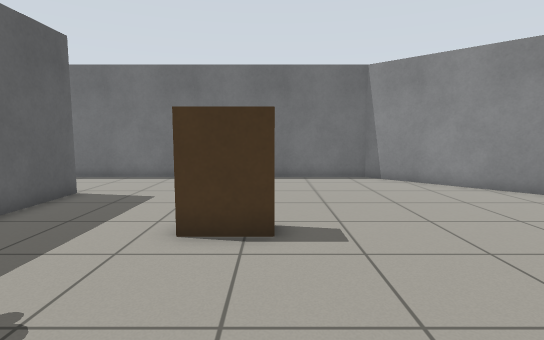
[1] (above)

19 first-person views from a walk through a world built for the Gazebo simulator. The camera is 0.94 m above the floor, tilts 6° down and sees 80° across. The floor is counted in squares, 0.5 m on a side. Each view is taken from the middle of a square. On the plan, view 1 faces up. The plan holds only what a view shows up to about 17 squares ahead; the rest is blank. Simple shapes stand in for some stock models.

[2]
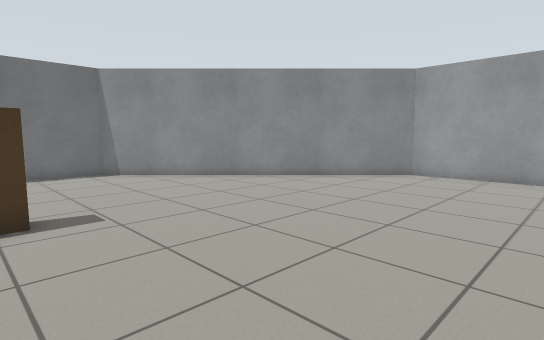

[3]
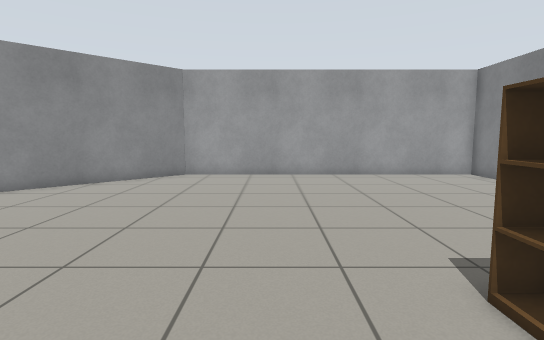

[4]
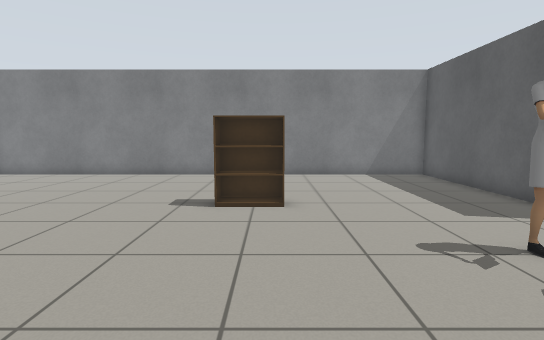

[5]
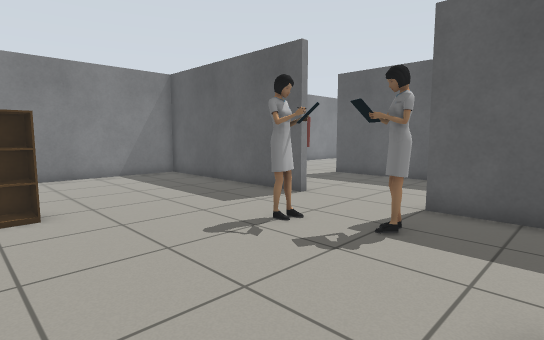

[6]
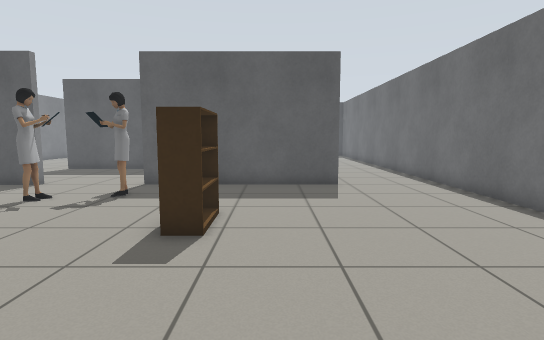

[7]
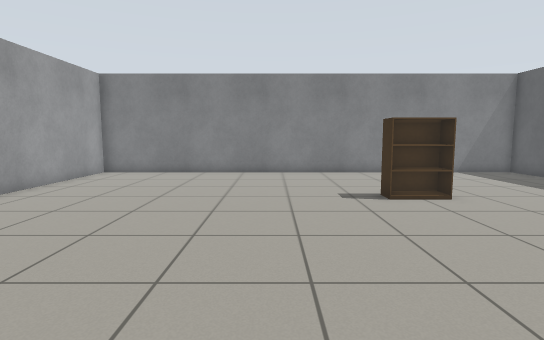

[8]
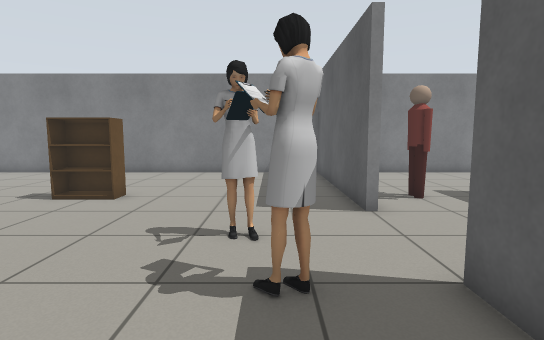

[9]
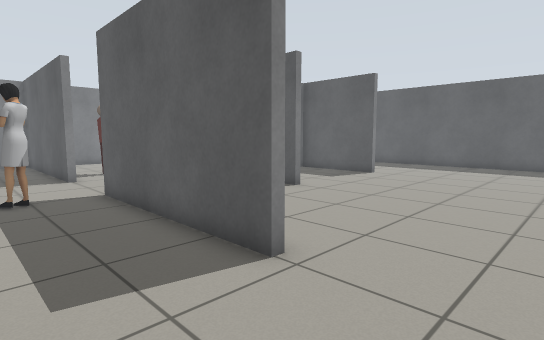

[10]
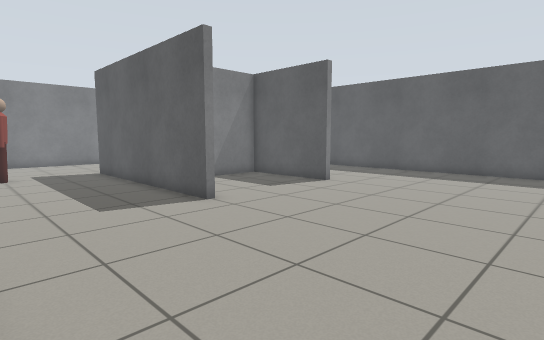

[11]
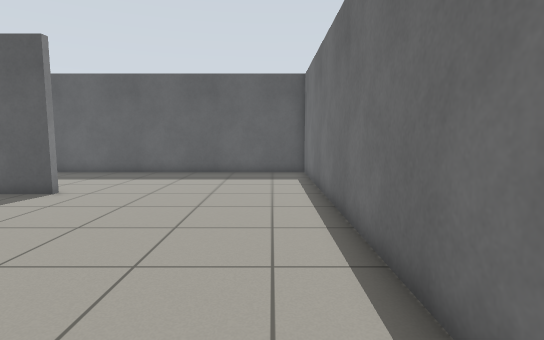

[12]
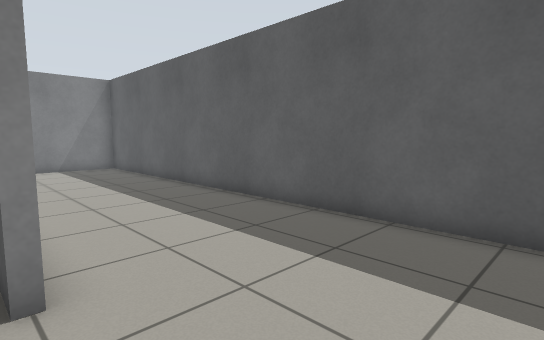

[13]
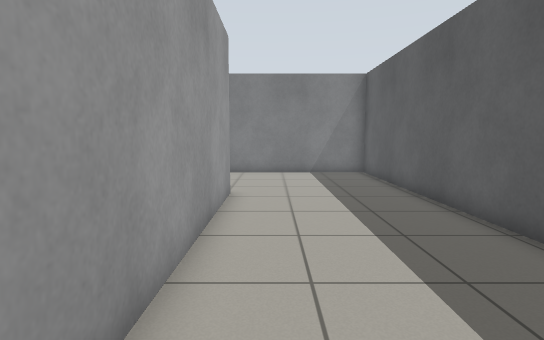

[14]
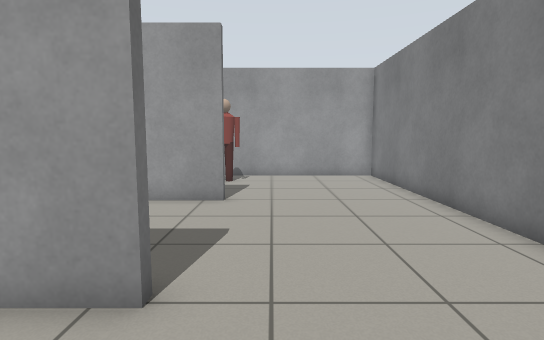

[15]
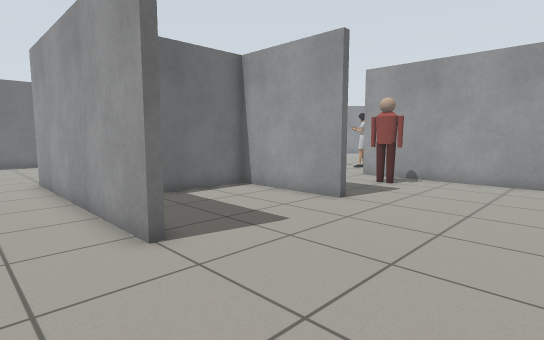

[16]
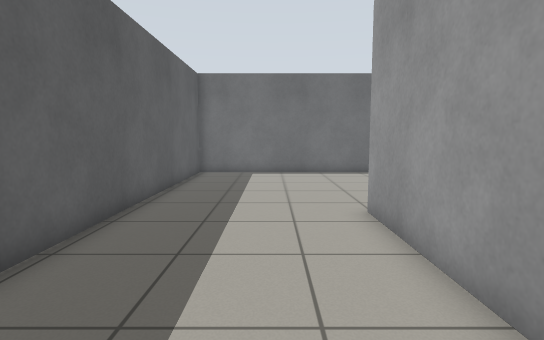

[17]
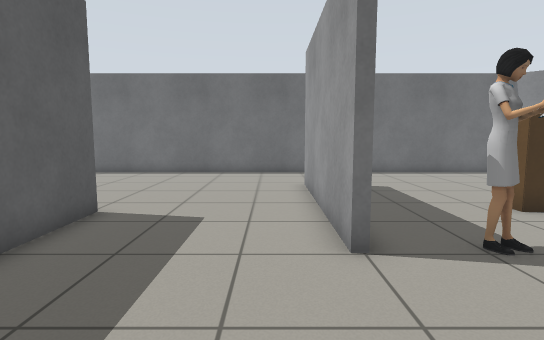

[18]
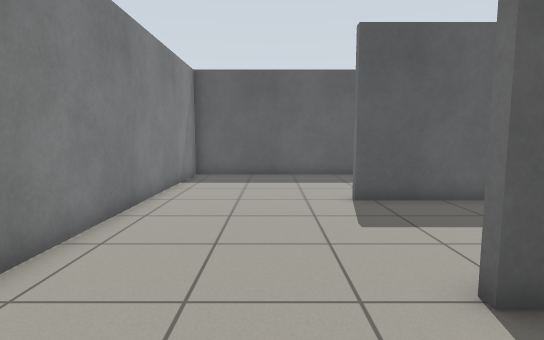

[19]
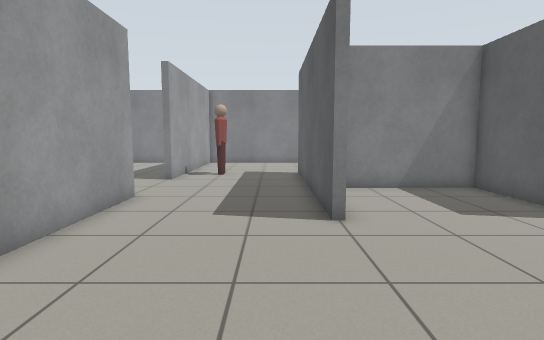

### Floor plan
Ten units are one square. View 1 is at (0, 0); x grows to the right and y downward. Boxes are objects, and circles mark ways between rooms. Rooms are numbered by the first view taken in them; rooms with no view inside come last. Other rooms are left out.
<svg viewBox="-252 -152 404 254">
<path fill="none" stroke="#000" d="M-67 10 -64 10 -64 97 147 97 147 -42 42 -147 -65 -147M-64 -106 -64 -30M-183 -3 -183 36 -186 36 -186 -59 -183 -59 -183 -13 -136 -13M-127 -59 -123 -59 -123 36 -126 36 -126 -10 -161 -10M-67 -30 -67 -106M-65 -147 -247 -147 -247 97 -67 97 -67 10"/>
<rect x="-45" y="-25" width="20" height="20" fill="#bbb"><title>person</title></rect>
<rect x="-45" y="-35" width="10" height="10" fill="#bbb"><title>person</title></rect>
<rect x="-25" y="-65" width="30" height="10" fill="#bbb"><title>bookshelf</title></rect>
<rect x="5" y="25" width="20" height="10" fill="#bbb"><title>bookshelf</title></rect>
<rect x="-95" y="25" width="20" height="10" fill="#bbb"><title>person</title></rect>
<circle cx="-60" cy="-10" r="3" fill="#2a7"/>
<circle cx="-60" cy="-125" r="3" fill="#2a7"/>
<text x="40" y="-20">1</text>
<text x="-160" y="-30">2</text>
</svg>
Room 1 opens to room 2.

Where each view was taken, in squares from view 1:
view 1: 0 up, 0 right, facing up
view 2: 2 down, 1 left, facing up-right
view 3: 0 up, 1 left, facing right
view 4: 6 up, 1 right, facing down
view 5: 6 up, 2 right, facing down-left
view 6: 8 up, 6 right, facing left
view 7: 7 up, 6 right, facing down
view 8: 7 up, 4 left, facing down
view 9: 14 up, 3 left, facing down-left
view 10: 14 up, 7 left, facing down-left
view 11: 13 up, 8 left, facing left
view 12: 10 up, 18 left, facing down-left
view 13: 7 up, 20 left, facing down
view 14: 5 down, 22 left, facing right
view 15: 9 down, 21 left, facing up-right
view 16: 2 down, 21 left, facing up
view 17: 2 down, 8 left, facing up
view 18: 6 down, 9 left, facing left
view 19: 13 up, 11 left, facing down
